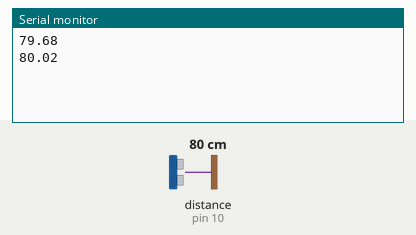
Recording of a sketch running on a simulated Arduino Uno, built with avr-gcc and run on an emulated ATmega328P. On the bench: the last lines printed to the serial monitor. Wiring (inferred from the names in the program): ultrasonic range finder: trigger pin 9; echo pin 10. The test bench sets the inputs (shaded band); at power-on: distance to the obstacle (sensor on pin 10) 80 cm. The echo pulse lasts 58.3 µs per cm.

Above: at 1.8 s.
1.9 s: distance to the obstacle (sensor on pin 10) set to 2 cm
At 2.5 s:
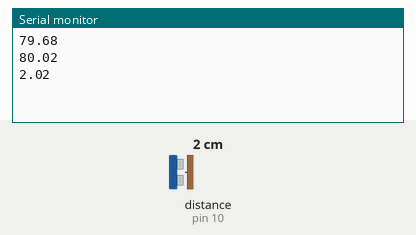
3.4 s: distance to the obstacle (sensor on pin 10) set to 4 cm
At 4.8 s:
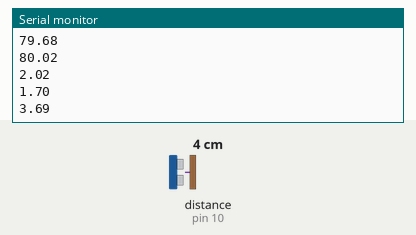
Timing chart, 0 to 6.4 s (numbered marks = the images above; inputs shaded):
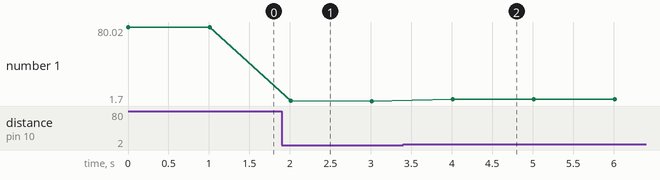

Measured:
- after the input at 1.9 s, the serial monitor: prints a new line after 0.11 s (image 1)
- after the input at 3.4 s, the serial monitor: prints a new line after 0.61 s (image 2)
- plotted number 1: 80.02 → 1.7 after the input at 1.9 s, 1.7 → 3.69 after the input at 3.4 s

The sketch:

SR04.ino
```cpp
// Define Pins for HC-SR04 Ultrasonic Sensor
#define TRIG_PIN 9
#define ECHO_PIN 10

// Variables to store duration and distance
long duration;
float distance_cm;

void setup() {
  // Set baud rate for serial communication
  Serial.begin(9600);

  // Set pin modes for trigger and echo pins
  pinMode(TRIG_PIN, OUTPUT);
  pinMode(ECHO_PIN, INPUT);
}

void loop() {
  // Clear the TRIG_PIN
  digitalWrite(TRIG_PIN, LOW);
  delayMicroseconds(2);

  // Set the TRIG_PIN HIGH for 10 microseconds to send sonic pulse
  digitalWrite(TRIG_PIN, HIGH);
  delayMicroseconds(10);
  digitalWrite(TRIG_PIN, LOW);

  // Read the ECHO_PIN, returns travel time in microseconds
  duration = pulseIn(ECHO_PIN, HIGH);

  // Calculate distance in centimeters (speed of sound = 0.0343 cm/us)
  distance_cm = duration * 0.0343 / 2;

  // Print single distance value to serial port for Python
  Serial.println(distance_cm);

  // Wait a bit before taking the next reading
  delay(1000);
}
```
